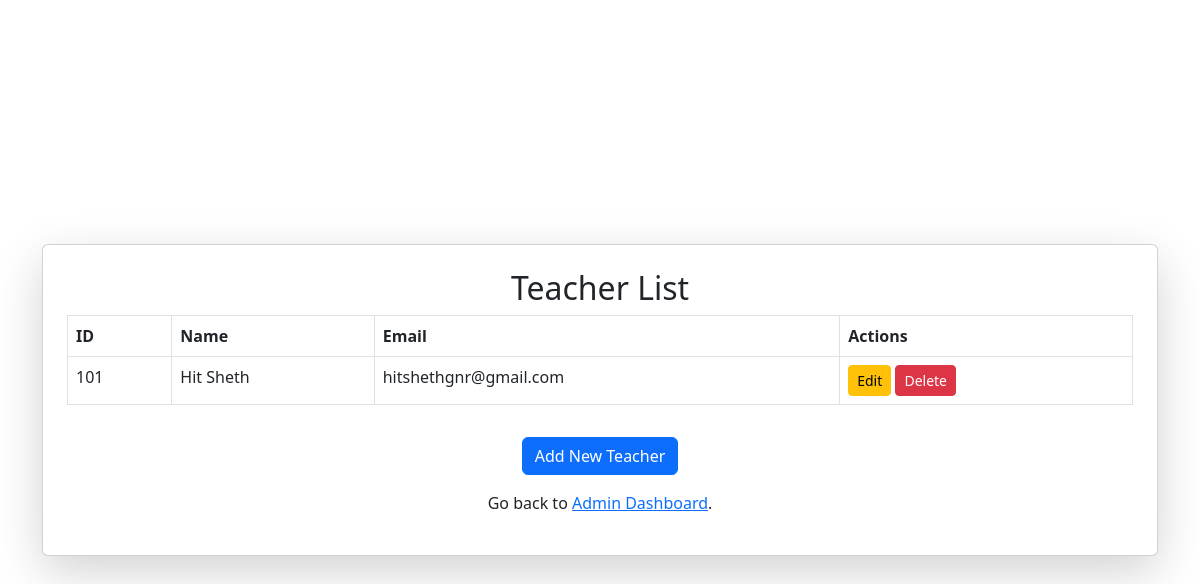
The app's page /manage_teachers (signed in), older data.
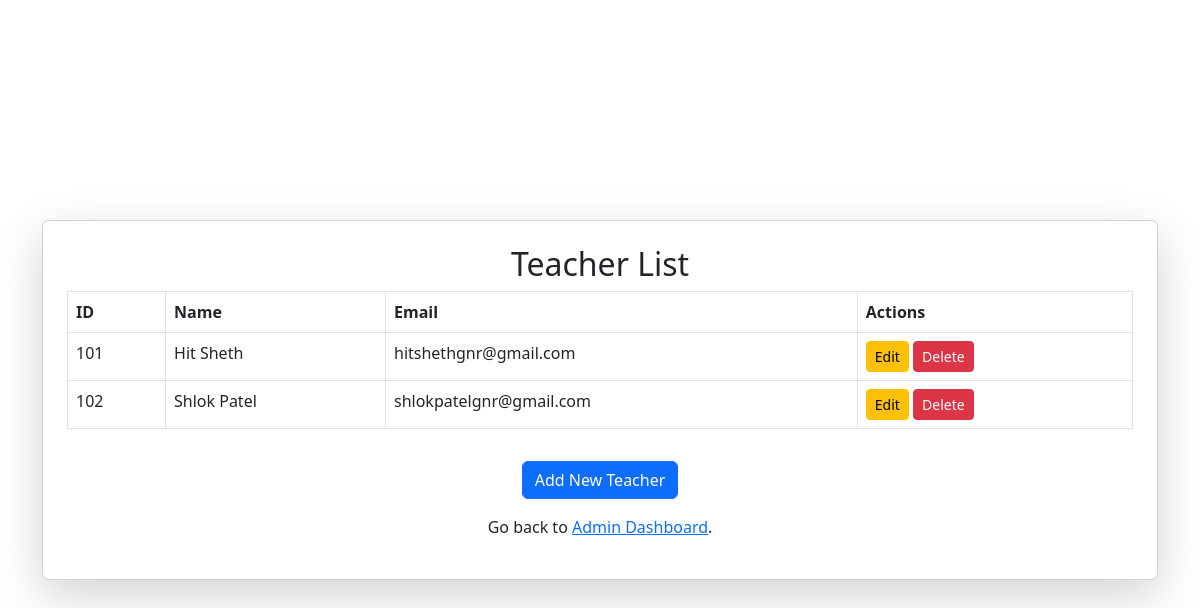
The same page, newer data.
### tables this page shows
CREATE TABLE Teacher (
                    id INTEGER PRIMARY KEY AUTOINCREMENT,
                    name TEXT NOT NULL,
                    email TEXT UNIQUE NOT NULL,
                    password TEXT NOT NULL,
                    user_id INTEGER,
                    subject TEXT,
                    FOREIGN KEY (user_id) REFERENCES users(id)
                   );

CREATE TABLE users (
            id INTEGER PRIMARY KEY AUTOINCREMENT,
            email TEXT UNIQUE NOT NULL,
            password TEXT NOT NULL,
            role TEXT CHECK(role IN ('admin', 'teacher', 'student')) NOT NULL DEFAULT 'student'
        );

### attendance_system/app.py (the view)
@app.route('/manage_teachers')
@admin_required
def manage_teachers():
    conn = sqlite3.connect(DB_PATH)
    cursor = conn.cursor()
    cursor.execute('''
        SELECT users.id, Teacher.name, users.email FROM users
        JOIN Teacher ON users.id = Teacher.user_id
        WHERE users.role = 'teacher'
    ''')
    teachers = cursor.fetchall()
    conn.close()
    return render_template('manage_teachers.html', teachers=teachers)

### attendance_system/app.py (called while the page is built)
@login_manager.user_loader
def load_user(user_id):
    conn = sqlite3.connect(DB_PATH)
    cursor = conn.cursor()
    cursor.execute("SELECT id, email, role FROM users WHERE id = ?", (user_id,))
    user = cursor.fetchone()
    conn.close()
    if user:
        return User(id=user[0], email=user[1], role=user[2])
    return None

def admin_required(f):
    @wraps(f)
    def decorated_function(*args, **kwargs):
        if 'user_id' not in session or session.get('role') != 'admin':
            return "Access Denied: Admins Only", 403
        return f(*args, **kwargs)
    return decorated_function

### attendance_system/templates/manage_teachers.html (shortened to what this page needs)
<!DOCTYPE html>
<html lang="en">
<head>
    <link rel="stylesheet" href="https://cdn.jsdelivr.net/npm/bootstrap@5.3.0/dist/css/bootstrap.min.css">
</head>
<body class="d-flex justify-content-center align-items-center vh-100">
    <div class="container">
        <div class="card p-4 shadow-lg">
            <h2 class="text-center">Teacher List</h2>
            <table class="table table-bordered">
                <thead>
                    <tr>
                        <th>ID</th>
                        <th>Name</th>
                        <th>Email</th>
                        <th>Actions</th>
                    </tr>
                </thead>
                <tbody>
                    {% for teacher in teachers %}
                    <tr>
                        <td>{{ teacher[0] }}</td>
                        <td>{{ teacher[1] }}</td>
                        <td>{{ teacher[2] }}</td>
                        <td>
                            <a href="{{ url_for('edit_teacher', teacher_id=teacher[0]) }}" class="btn btn-warning btn-sm">Edit</a>
                            <a href="{{ url_for('delete_teacher', teacher_id=teacher[0]) }}" class="btn btn-danger btn-sm" onclick="return confirm('Are you sure?')">Delete</a>
                        </td>
                    </tr>
                    {% endfor %}
                </tbody>
            </table>
            <div class="text-center mt-3">
                <a href="{{ url_for('add_teacher') }}" class="btn btn-primary">Add New Teacher</a>
            </div>
            <p class="text-center mt-3">Go back to <a href="{{ url_for('admin_dashboard') }}">Admin Dashboard</a>.</p>
        </div>
    </div>
</body>
</html>

Row changes from the older to the newer data that the page shows:
added Teacher: teacher "102", name "Shlok Patel", email "shlokpatelgnr@gmail.com"
